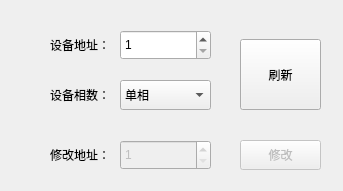
<?xml version="1.0" encoding="UTF-8"?>
<ui version="4.0">
 <class>SI_AddrSetWid</class>
 <widget class="QWidget" name="SI_AddrSetWid">
  <property name="geometry">
   <rect>
    <x>0</x>
    <y>0</y>
    <width>343</width>
    <height>191</height>
   </rect>
  </property>
  <property name="windowTitle">
   <string>Form</string>
  </property>
  <widget class="QLabel" name="label">
   <property name="geometry">
    <rect>
     <x>30</x>
     <y>30</y>
     <width>80</width>
     <height>30</height>
    </rect>
   </property>
   <property name="text">
    <string>设备地址：</string>
   </property>
   <property name="alignment">
    <set>Qt::AlignRight|Qt::AlignTrailing|Qt::AlignVCenter</set>
   </property>
  </widget>
  <widget class="QSpinBox" name="addrSpinBox">
   <property name="geometry">
    <rect>
     <x>120</x>
     <y>30</y>
     <width>91</width>
     <height>30</height>
    </rect>
   </property>
   <property name="minimum">
    <number>1</number>
   </property>
  </widget>
  <widget class="QPushButton" name="sureBtn">
   <property name="enabled">
    <bool>true</bool>
   </property>
   <property name="geometry">
    <rect>
     <x>240</x>
     <y>39</y>
     <width>81</width>
     <height>71</height>
    </rect>
   </property>
   <property name="text">
    <string>刷新</string>
   </property>
  </widget>
  <widget class="QPushButton" name="editBtn">
   <property name="enabled">
    <bool>false</bool>
   </property>
   <property name="geometry">
    <rect>
     <x>240</x>
     <y>140</y>
     <width>81</width>
     <height>30</height>
    </rect>
   </property>
   <property name="text">
    <string>修改</string>
   </property>
  </widget>
  <widget class="QLabel" name="label_2">
   <property name="geometry">
    <rect>
     <x>30</x>
     <y>140</y>
     <width>80</width>
     <height>30</height>
    </rect>
   </property>
   <property name="text">
    <string>修改地址：</string>
   </property>
   <property name="alignment">
    <set>Qt::AlignRight|Qt::AlignTrailing|Qt::AlignVCenter</set>
   </property>
  </widget>
  <widget class="QSpinBox" name="editSpinBox">
   <property name="enabled">
    <bool>false</bool>
   </property>
   <property name="geometry">
    <rect>
     <x>120</x>
     <y>140</y>
     <width>91</width>
     <height>30</height>
    </rect>
   </property>
   <property name="minimum">
    <number>1</number>
   </property>
  </widget>
  <widget class="QLabel" name="label_3">
   <property name="geometry">
    <rect>
     <x>30</x>
     <y>80</y>
     <width>80</width>
     <height>30</height>
    </rect>
   </property>
   <property name="text">
    <string>设备相数：</string>
   </property>
   <property name="alignment">
    <set>Qt::AlignRight|Qt::AlignTrailing|Qt::AlignVCenter</set>
   </property>
  </widget>
  <widget class="QComboBox" name="comboBox">
   <property name="geometry">
    <rect>
     <x>120</x>
     <y>80</y>
     <width>91</width>
     <height>30</height>
    </rect>
   </property>
   <item>
    <property name="text">
     <string>单相</string>
    </property>
   </item>
   <item>
    <property name="text">
     <string>二相</string>
    </property>
   </item>
   <item>
    <property name="text">
     <string>三相</string>
    </property>
   </item>
  </widget>
 </widget>
 <resources/>
 <connections/>
</ui>
